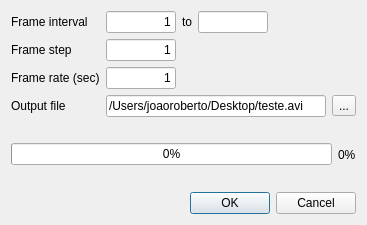
<?xml version="1.0" encoding="UTF-8"?>
<ui version="4.0">
 <class>VideoExportDialog</class>
 <widget class="QDialog" name="VideoExportDialog">
  <property name="geometry">
   <rect>
    <x>0</x>
    <y>0</y>
    <width>367</width>
    <height>225</height>
   </rect>
  </property>
  <property name="minimumSize">
   <size>
    <width>367</width>
    <height>225</height>
   </size>
  </property>
  <property name="maximumSize">
   <size>
    <width>367</width>
    <height>225</height>
   </size>
  </property>
  <property name="windowTitle">
   <string>Video Export</string>
  </property>
  <layout class="QGridLayout" name="gridLayout">
   <item row="3" column="0">
    <widget class="QLabel" name="label_5">
     <property name="text">
      <string>Output file</string>
     </property>
    </widget>
   </item>
   <item row="1" column="0">
    <widget class="QLabel" name="label_3">
     <property name="text">
      <string>Frame step</string>
     </property>
    </widget>
   </item>
   <item row="0" column="0">
    <widget class="QLabel" name="label">
     <property name="text">
      <string>Frame interval</string>
     </property>
    </widget>
   </item>
   <item row="2" column="1">
    <widget class="QLineEdit" name="edtFrameRate">
     <property name="sizePolicy">
      <sizepolicy hsizetype="Fixed" vsizetype="Fixed">
       <horstretch>0</horstretch>
       <verstretch>0</verstretch>
      </sizepolicy>
     </property>
     <property name="maximumSize">
      <size>
       <width>70</width>
       <height>16777215</height>
      </size>
     </property>
     <property name="text">
      <string>1</string>
     </property>
     <property name="alignment">
      <set>Qt::AlignRight|Qt::AlignTrailing|Qt::AlignVCenter</set>
     </property>
    </widget>
   </item>
   <item row="3" column="4">
    <widget class="QToolButton" name="btnBrowseOutputFile">
     <property name="text">
      <string>...</string>
     </property>
    </widget>
   </item>
   <item row="2" column="0">
    <widget class="QLabel" name="label_4">
     <property name="text">
      <string>Frame rate (sec)</string>
     </property>
    </widget>
   </item>
   <item row="3" column="1" colspan="3">
    <widget class="QLineEdit" name="edtOutputFile">
     <property name="text">
      <string>/Users/joaoroberto/Desktop/teste.avi</string>
     </property>
    </widget>
   </item>
   <item row="5" column="0" colspan="5">
    <widget class="QDialogButtonBox" name="buttonBox">
     <property name="orientation">
      <enum>Qt::Horizontal</enum>
     </property>
     <property name="standardButtons">
      <set>QDialogButtonBox::Cancel|QDialogButtonBox::Ok</set>
     </property>
    </widget>
   </item>
   <item row="0" column="1" colspan="4">
    <layout class="QHBoxLayout" name="horizontalLayout">
     <item>
      <widget class="QLineEdit" name="edtInitialFrame">
       <property name="sizePolicy">
        <sizepolicy hsizetype="Fixed" vsizetype="Fixed">
         <horstretch>0</horstretch>
         <verstretch>0</verstretch>
        </sizepolicy>
       </property>
       <property name="maximumSize">
        <size>
         <width>70</width>
         <height>16777215</height>
        </size>
       </property>
       <property name="text">
        <string>1</string>
       </property>
       <property name="alignment">
        <set>Qt::AlignRight|Qt::AlignTrailing|Qt::AlignVCenter</set>
       </property>
      </widget>
     </item>
     <item>
      <widget class="QLabel" name="label_6">
       <property name="text">
        <string>to</string>
       </property>
      </widget>
     </item>
     <item>
      <widget class="QLineEdit" name="edtFinalFrame">
       <property name="sizePolicy">
        <sizepolicy hsizetype="Fixed" vsizetype="Fixed">
         <horstretch>0</horstretch>
         <verstretch>0</verstretch>
        </sizepolicy>
       </property>
       <property name="maximumSize">
        <size>
         <width>70</width>
         <height>16777215</height>
        </size>
       </property>
       <property name="alignment">
        <set>Qt::AlignRight|Qt::AlignTrailing|Qt::AlignVCenter</set>
       </property>
      </widget>
     </item>
     <item>
      <spacer name="horizontalSpacer">
       <property name="orientation">
        <enum>Qt::Horizontal</enum>
       </property>
       <property name="sizeHint" stdset="0">
        <size>
         <width>40</width>
         <height>20</height>
        </size>
       </property>
      </spacer>
     </item>
    </layout>
   </item>
   <item row="1" column="1">
    <widget class="QLineEdit" name="edtFrameStep">
     <property name="sizePolicy">
      <sizepolicy hsizetype="Fixed" vsizetype="Fixed">
       <horstretch>0</horstretch>
       <verstretch>0</verstretch>
      </sizepolicy>
     </property>
     <property name="maximumSize">
      <size>
       <width>70</width>
       <height>16777215</height>
      </size>
     </property>
     <property name="text">
      <string>1</string>
     </property>
     <property name="alignment">
      <set>Qt::AlignRight|Qt::AlignTrailing|Qt::AlignVCenter</set>
     </property>
    </widget>
   </item>
   <item row="4" column="0" colspan="5">
    <layout class="QHBoxLayout" name="horizontalLayout_2">
     <item>
      <widget class="QProgressBar" name="progressBar">
       <property name="value">
        <number>0</number>
       </property>
      </widget>
     </item>
     <item>
      <widget class="QLabel" name="lblPercentage">
       <property name="text">
        <string>0%</string>
       </property>
      </widget>
     </item>
    </layout>
   </item>
  </layout>
 </widget>
 <tabstops>
  <tabstop>edtInitialFrame</tabstop>
  <tabstop>edtFinalFrame</tabstop>
  <tabstop>edtFrameStep</tabstop>
  <tabstop>edtFrameRate</tabstop>
  <tabstop>edtOutputFile</tabstop>
  <tabstop>btnBrowseOutputFile</tabstop>
 </tabstops>
 <resources/>
 <connections>
  <connection>
   <sender>buttonBox</sender>
   <signal>accepted()</signal>
   <receiver>VideoExportDialog</receiver>
   <slot>accept()</slot>
   <hints>
    <hint type="sourcelabel">
     <x>244</x>
     <y>182</y>
    </hint>
    <hint type="destinationlabel">
     <x>157</x>
     <y>186</y>
    </hint>
   </hints>
  </connection>
  <connection>
   <sender>buttonBox</sender>
   <signal>rejected()</signal>
   <receiver>VideoExportDialog</receiver>
   <slot>reject()</slot>
   <hints>
    <hint type="sourcelabel">
     <x>312</x>
     <y>182</y>
    </hint>
    <hint type="destinationlabel">
     <x>286</x>
     <y>186</y>
    </hint>
   </hints>
  </connection>
 </connections>
</ui>
